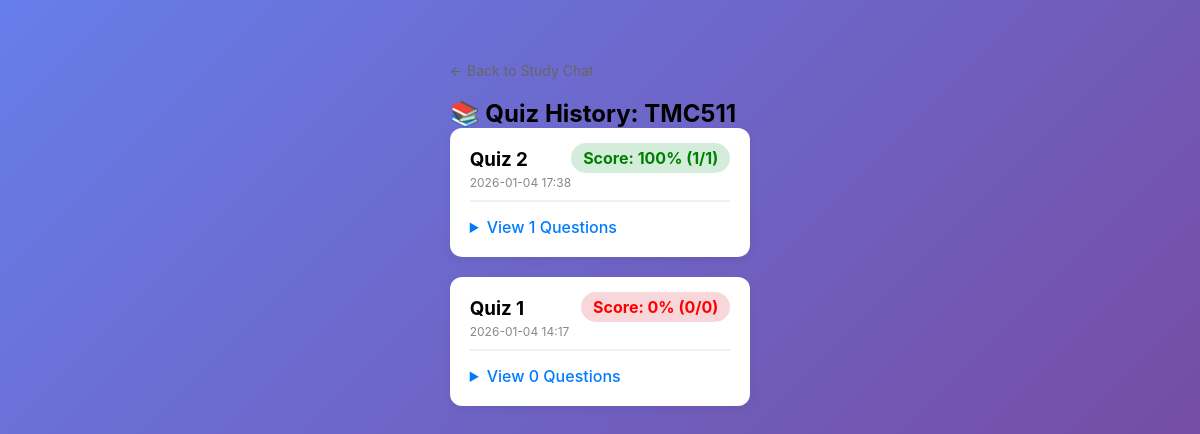
The page /quiz_history/1 (signed in) on the database its author committed.
### models.py (models this page shows)
class Course(db.Model):
    id = db.Column(db.Integer, primary_key=True)
    title = db.Column(db.String(100), nullable=False)
    created_at = db.Column(db.DateTime, default=datetime.utcnow)
    user_id = db.Column(db.Integer, db.ForeignKey('user.id'), nullable=False)
    notes = db.relationship('Note', backref='course', lazy=True, cascade="all, delete-orphan")
    messages = db.relationship('ChatMessage', backref='course', lazy=True, cascade="all, delete-orphan")
    quiz_sessions = db.relationship('QuizSession', backref='course', lazy=True, cascade="all, delete-orphan")

class QuizSession(db.Model):
    id = db.Column(db.Integer, primary_key=True)
    name = db.Column(db.String(100))  # e.g., "Quiz 1"
    custom_topic = db.Column(db.String(150))  # e.g., "Vectors" (Optional)
    score = db.Column(db.Integer, default=0)  # Total correct answers
    total_questions = db.Column(db.Integer, default=0)
    timestamp = db.Column(db.DateTime, default=datetime.utcnow)
    course_id = db.Column(db.Integer, db.ForeignKey('course.id'), nullable=False)
    results = db.relationship('QuizResult', backref='session', lazy=True, cascade="all, delete-orphan")

### main.py (the view)
@app.route('/quiz_history/<int:course_id>')
def quiz_history(course_id):
    if 'user_id' not in session: return redirect(url_for('login'))
    course = Course.query.get_or_404(course_id)
    sessions = QuizSession.query.filter_by(course_id=course_id).order_by(
        QuizSession.timestamp.desc()).all()  # Get all sessions, newest first
    return render_template('quiz_history.html', course=course, sessions=sessions)

### templates/quiz_history.html (shortened to what this page needs)
<!DOCTYPE html>
<html lang="en">
<head>
    <link rel="stylesheet" href="{{ url_for('static', filename='style.css') }}">
</head>
<body>
    <div class="history-container">
        <a href="/study/{{ course.id }}" class="back-btn">← Back to Study Chat</a>
        <h2>📚 Quiz History: {{ course.title }}</h2>
        {% for sess in sessions %}
        <div class="session-card">
            <div class="session-header">
                <div>
                    <h3 style="margin:0;">{{ sess.name }}</h3>
                    <div style="color:#888; font-size: 12px; margin-top: 4px;">{{ sess.timestamp.strftime('%Y-%m-%d %H:%M') }}</div>
                </div>
                <div>
                    {% set percent = (sess.score / sess.total_questions * 100)|int if sess.total_questions > 0 else 0 %}
                    <span class="score-badge {{ 'pass' if percent >= 50 else 'fail' }}">
                        Score: {{ percent }}% ({{ sess.score }}/{{ sess.total_questions }})
                    </span>
                </div>
            </div>
            <details>
                <summary style="cursor:pointer; color:#007bff; font-weight: 500;">View {{ sess.total_questions }} Questions</summary>
            </details>
        </div>
        {% else %}
            <p style="text-align:center; color:#999; margin-top: 50px;">No quizzes taken yet.</p>
        {% endfor %}
    </div>
</body>
</html>

### static/style.css (style rules this page uses)
* { margin: 0; padding: 0; box-sizing: border-box; }
body { font-family: 'Inter', -apple-system, BlinkMacSystemFont, 'Segoe UI', sans-serif; display: flex; height: 100vh; background: linear-gradient(135deg, #667eea 0%, #764ba2 100%); overflow: hidden; }

### templates/quiz_history.html (style rules this page uses)
html, body { overflow-y: auto !important; height: auto !important; }
.history-container { max-width: 800px; margin: 40px auto; padding: 20px; }
.session-card { background: white; padding: 20px; border-radius: 12px; margin-bottom: 20px; box-shadow: 0 4px 10px rgba(0,0,0,0.05); }
.session-header { display: flex; justify-content: space-between; border-bottom: 2px solid #f0f0f0; padding-bottom: 10px; margin-bottom: 15px; }
.score-badge { padding: 5px 12px; border-radius: 20px; font-weight: bold; }
.pass { background: #d4edda; color: green; }
.fail { background: #f8d7da; color: red; }
.back-btn { text-decoration: none; color: #666; font-size: 14px; display: inline-block; margin-bottom: 20px; }

### rows shown on the page
Course: title "TMC511"
QuizSession: name "Quiz 2", timestamp "2026-01-04 17:38", percent "100", score "1", total_questions "1"
QuizSession: name "Quiz 1", timestamp "2026-01-04 14:17", percent "0", score "0", total_questions "0"
